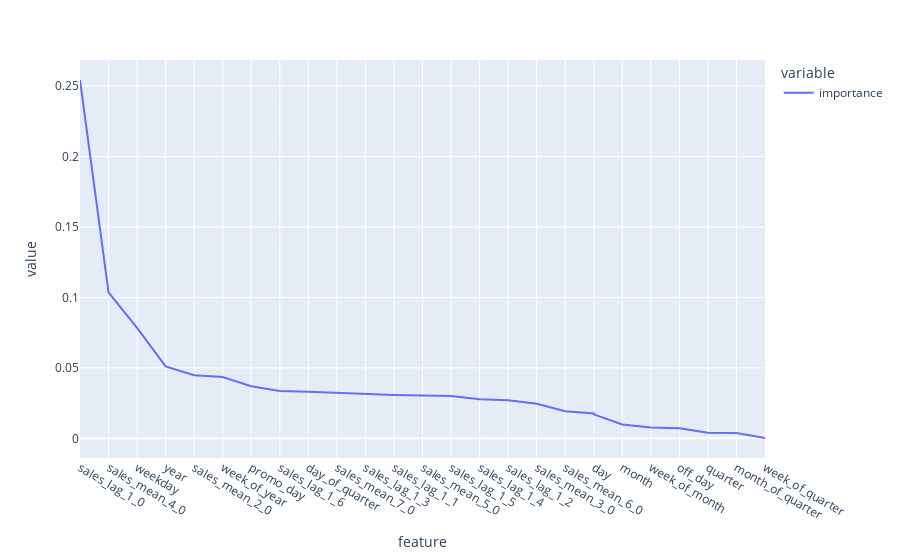

The notebook cell this image was saved under:
### Code cell
feature_importances.set_index('feature').plot()

### Figure 1 — Plotly figure (JSON) as saved in the notebook; plotly's stock layout.template omitted (floating-point values rounded to 4 significant figures)
{"data": [{"hovertemplate": "variable=importance<br>feature=%{x}<br>value=%{y}<extra></extra>", "legendgroup": "importance", "line": {"color": "#636efa", "dash": "solid"}, "marker": {"symbol": "circle"}, "mode": "lines", "name": "importance", "orientation": "v", "showlegend": true, "type": "scatter", "x": ["sales_lag_1_0", "sales_mean_4_0", "weekday", "year", "sales_mean_2_0", "week_of_year", "promo_day", "sales_lag_1_6", "day_of_quarter", "sales_mean_7_0", "sales_lag_1_3", "sales_lag_1_1", "sales_mean_5_0", "sales_lag_1_5", "sales_lag_1_4", "sales_lag_1_2", "sales_mean_3_0", "sales_mean_6_0", "day", "day", "month", "week_of_month", "off_day", "quarter", "month_of_quarter", "week_of_quarter"], "xaxis": "x", "y": [0.2544, 0.1037, 0.07844, 0.05107, 0.04477, 0.04355, 0.03698, 0.03355, 0.03303, 0.03213, 0.03141, 0.03072, 0.03037, 0.03004, 0.02781, 0.02705, 0.02459, 0.01925, 0.01761, 0.01699, 0.009798, 0.007631, 0.00718, 0.003946, 0.003867, 0.0001746], "yaxis": "y"}], "layout": {"legend": {"title": {"text": "variable"}, "tracegroupgap": 0}, "margin": {"t": 60}, "xaxis": {"anchor": "y", "domain": [0, 1], "title": {"text": "feature"}}, "yaxis": {"anchor": "x", "domain": [0, 1], "title": {"text": "value"}}}}
